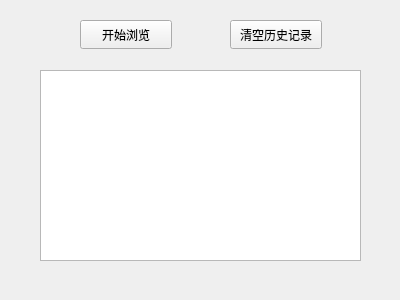
<?xml version="1.0" encoding="UTF-8"?>
<ui version="4.0">
 <class>Readrecords</class>
 <widget class="QWidget" name="Readrecords">
  <property name="geometry">
   <rect>
    <x>0</x>
    <y>0</y>
    <width>400</width>
    <height>300</height>
   </rect>
  </property>
  <property name="windowTitle">
   <string>Form</string>
  </property>
  <widget class="QPushButton" name="pushButton">
   <property name="geometry">
    <rect>
     <x>80</x>
     <y>20</y>
     <width>92</width>
     <height>29</height>
    </rect>
   </property>
   <property name="text">
    <string>开始浏览</string>
   </property>
  </widget>
  <widget class="QTextEdit" name="textEdit">
   <property name="geometry">
    <rect>
     <x>40</x>
     <y>70</y>
     <width>321</width>
     <height>191</height>
    </rect>
   </property>
  </widget>
  <widget class="QPushButton" name="pushButton_2">
   <property name="geometry">
    <rect>
     <x>230</x>
     <y>20</y>
     <width>92</width>
     <height>29</height>
    </rect>
   </property>
   <property name="text">
    <string>清空历史记录</string>
   </property>
  </widget>
 </widget>
 <resources/>
 <connections/>
</ui>
